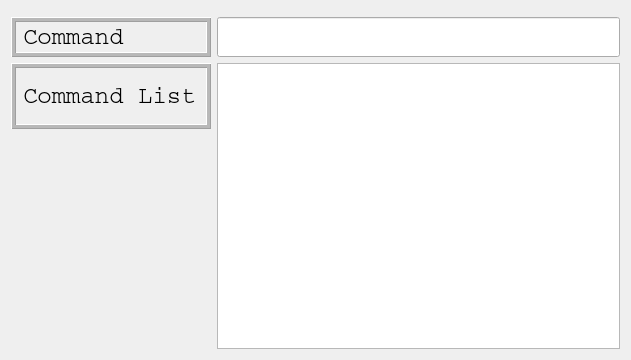
<?xml version="1.0" encoding="UTF-8"?>
<ui version="4.0">
 <class>commandListDiag</class>
 <widget class="QWidget" name="commandListDiag">
  <property name="geometry">
   <rect>
    <x>0</x>
    <y>0</y>
    <width>631</width>
    <height>360</height>
   </rect>
  </property>
  <property name="windowTitle">
   <string>Command List</string>
  </property>
  <layout class="QFormLayout" name="formLayout_2">
   <item row="0" column="0">
    <layout class="QFormLayout" name="formLayout"/>
   </item>
   <item row="2" column="0">
    <widget class="QLabel" name="lbl01">
     <property name="minimumSize">
      <size>
       <width>200</width>
       <height>0</height>
      </size>
     </property>
     <property name="font">
      <font>
       <family>Courier</family>
       <pointsize>18</pointsize>
      </font>
     </property>
     <property name="frameShape">
      <enum>QFrame::Box</enum>
     </property>
     <property name="frameShadow">
      <enum>QFrame::Raised</enum>
     </property>
     <property name="lineWidth">
      <number>1</number>
     </property>
     <property name="midLineWidth">
      <number>3</number>
     </property>
     <property name="text">
      <string>Command</string>
     </property>
    </widget>
   </item>
   <item row="2" column="1">
    <widget class="QLineEdit" name="cmdline">
     <property name="minimumSize">
      <size>
       <width>300</width>
       <height>40</height>
      </size>
     </property>
    </widget>
   </item>
   <item row="3" column="1">
    <widget class="QListWidget" name="listWidget">
     <property name="minimumSize">
      <size>
       <width>300</width>
       <height>0</height>
      </size>
     </property>
    </widget>
   </item>
   <item row="3" column="0">
    <widget class="QLabel" name="lbl02">
     <property name="minimumSize">
      <size>
       <width>200</width>
       <height>0</height>
      </size>
     </property>
     <property name="font">
      <font>
       <family>Courier</family>
       <pointsize>18</pointsize>
      </font>
     </property>
     <property name="frameShape">
      <enum>QFrame::Box</enum>
     </property>
     <property name="frameShadow">
      <enum>QFrame::Raised</enum>
     </property>
     <property name="midLineWidth">
      <number>3</number>
     </property>
     <property name="text">
      <string>Command List</string>
     </property>
    </widget>
   </item>
  </layout>
 </widget>
 <resources/>
 <connections/>
</ui>
